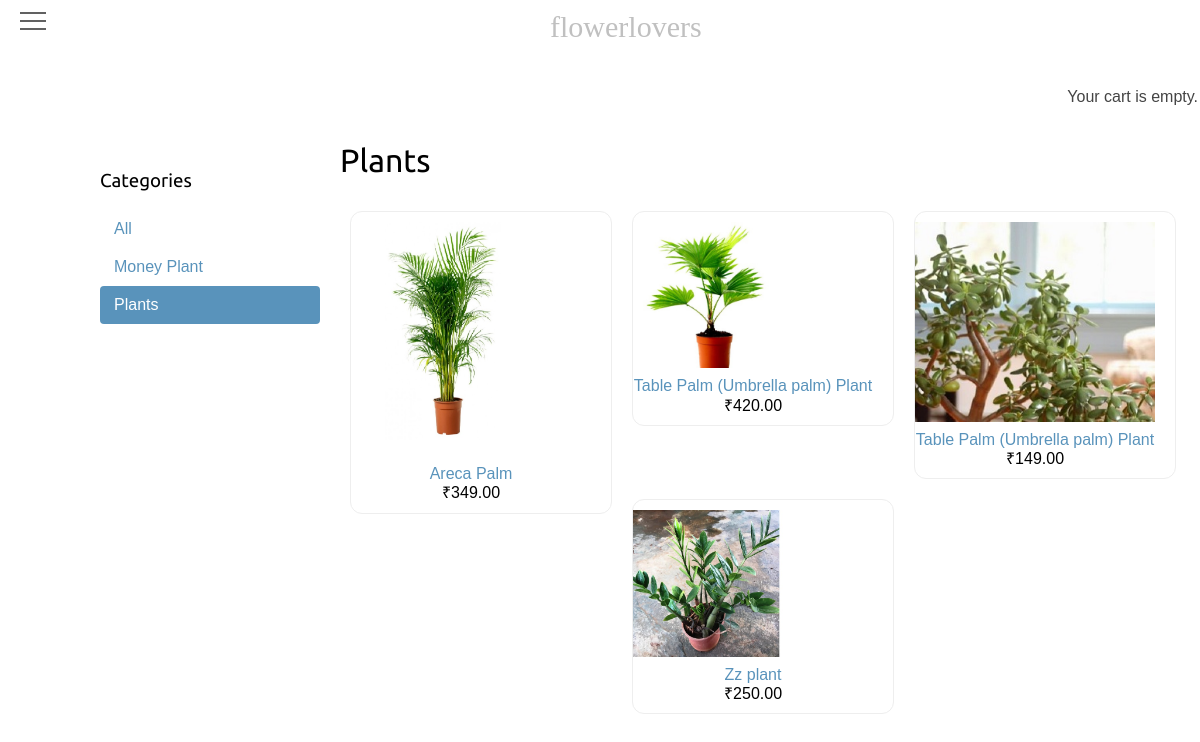
Page /plants/ (signed in) on the committed database.
### shop/models.py (models this page shows, shortened)
class Category(models.Model):
    name = models.CharField(max_length=200)
    slug = models.SlugField(max_length=200,unique=True)
    class Meta:
         ordering = ['name']
         indexes = [models.Index(fields=['name']),]
         verbose_name = 'category'
         verbose_name_plural = 'categories'
    def get_absolute_url(self):
        return reverse('shop:product_list_by_category',
                       args=[self.slug])

class Product(models.Model):
    category = models.ForeignKey(Category,related_name='products',on_delete=models.CASCADE)
    name = models.CharField(max_length=200)
    slug = models.SlugField(max_length=200)
    image = models.ImageField(upload_to='products/%Y/%m/%d',blank=True)
    description = models.TextField(blank=True)
    price = models.DecimalField(max_digits=10,decimal_places=2)
    available = models.BooleanField(default=True)
    created = models.DateTimeField(auto_now_add=True)
    updated = models.DateTimeField(auto_now=True)
    class Meta:
        ordering = ['name']
        indexes = [
            models.Index(fields=['id', 'slug']),
            models.Index(fields=['name']),
            models.Index(fields=['-created']),
        ]
    def get_absolute_url(self):
        return reverse('shop:product_detail',
                       args=[self.id, self.slug])

### shop/views.py (the view)
# urls.py: path('', views.product_list, name='product_list'),
def product_list(request, category_slug=None):
    category = None
    categories = Category.objects.all()
    products = Product.objects.filter(available=True)
    if category_slug:
        category = get_object_or_404(Category,
                                     slug=category_slug)
        products = products.filter(category=category)
    return render(request,
                  'shop/product/list.html',
                  {'category': category,
                   'categories': categories,
                   'products': products})

### cart/cart.py (called while the page is built)
 def __len__(self):
  return sum(item['quantity'] for item in self.cart.values())

### cart/context_processors.py (called while the page is built)
def cart(request):
 return {'cart': Cart(request)}

### shop/templates/shop/product/list.html (shortened to what this page needs)
{% extends "shop/base.html" %}
{% load static %}
{% block content %}
 <div id="sidebar">
 <h3>Categories</h3>
 <ul>
 <li {% if not category %}class="selected"{% endif %}>
 <a href="{% url "shop:product_list" %}">All</a>
 </li>
 {% for c in categories %}
 <li {% if category.slug == c.slug %}class="selected"
 {% endif %}>
 <a href="{{ c.get_absolute_url }}">{{ c.name }}</a>
 </li>
 {% endfor %}
 </ul>
 </div>
 <div id="main" class="product-list">
 <h1>{% if category %}{{ category.name }}{% else %}Products
 {% endif %}</h1>
 {% for product in products %}
 <div class="item">
 <a href="{{ product.get_absolute_url }}">
 <img src="{% if product.image %}{{ product.image.url }}{% else %}{%
static "img/no_image.png" %}{% endif %}">
 </a>
 <a href="{{ product.get_absolute_url }}">{{ product.name }}</a>
 <br>
 ₹{{ product.price }}
 </div>
 {% endfor %}
 </div>
{% endblock %}

### shop/static/css/base.css (style rules this page uses)
body { margin:0; padding:0; font-family:helvetica, sans-serif; }
h1, h2, h3, h4, h5 , h6 { font-family: 'Ubuntu', sans-serif; font-weight:normal; }
a { text-decoration:none; color:#5993bb; }
#sidebar { width:220px; padding:30px 20px 0 0; float:left; }
#sidebar ul { margin:0; padding:0; }
#sidebar ul li { margin:0; list-style:none; padding:10px 14px; }
#sidebar ul li a { display:block; }
#sidebar ul li.selected { background:#5993bb; border-radius:4px; }
#sidebar ul li.selected a { color:#fff; }
#main { float:left; width: 96%; margin-right:-220px; overflow:hidden; }
.product-list .item { width:25%; padding:10px 20px 10px 0; float:left; text-align:center; line-height:1.2; border-style: ridge; border-radius: 12px; border-width: 1px; margin: 10px; }
.product-list .item img { width:100%; margin-bottom:8px; }

### rows in the picture
Category: name "Money Plant"
Category: name "Plants"
Product: image (picture), name "Areca Palm", price "349.00"
Product: image (picture), name "Table Palm (Umbrella palm) Plant", price "420.00"
Product: image (picture), name "Table Palm (Umbrella palm) Plant", price "149.00"
Product: image (picture), name "Zz plant", price "250.00"
